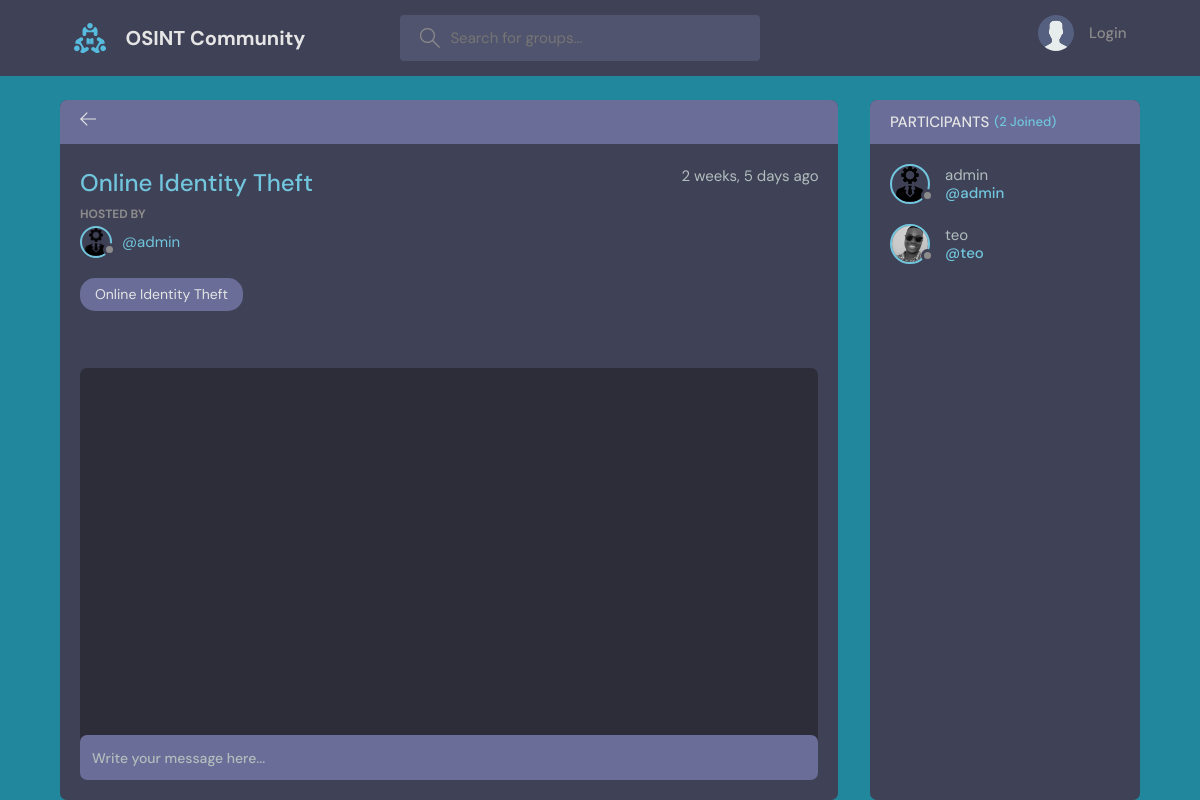
/room/8/, run on the app's committed database.
### base/models.py (models this page shows, shortened)
class Room(models.Model):
    host = models.ForeignKey(User, on_delete=models.SET_NULL ,null = True)
    topic = models.ForeignKey(Topic, on_delete=models.SET_NULL ,null = True)
    name = models.CharField(max_length=200)
    description = models.TextField(null=True, blank=True)
    participants = models.ManyToManyField(User, related_name='participants',blank=True)
    updated = models.DateTimeField(auto_now=True)
    created = models.DateTimeField(auto_now_add=True)
    class Meta:
        ordering = ['-updated','-created']

class User(AbstractUser):
    name = models.CharField(max_length=200, null=True)
    email = models.EmailField(unique=True, null=True)
    bio = models.TextField(null=True)
    avatar = models.ImageField(null=True, default="avatar.svg")
    USERNAME_FIELD = 'email'
    REQUIRED_FIELDS = ['name']

class Topic(models.Model):
    name = models.CharField(max_length=200)
    def __str__(self) -> str:
        return self.name

### base/views.py (the view, shortened to what this page needs)
# urls.py: path('room/<str:pk>/',views.room ,name="room"),
def room(request, pk):
    room = Room.objects.get(id=pk)
    room_messages = room.message_set.all().order_by('-created')
    participants = room.participants.all()
    context = {'room' : room , 'room_messages':room_messages, 'participants': participants}
    return render(request,'base/room.html',context)

### base/templates/base/room.html (shortened to what this page needs)
{% extends 'main.html' %}
{% block content %}
    <main class="profile-page layout layout--2">
      <div class="container">
        <div class="room">
          <div class="room__top">
            <div class="room__topLeft">
              <a href="{% url 'home' %}">
                <svg version="1.1" xmlns="http://www.w3.org/2000/svg" width="32" height="32" viewBox="0 0 32 32">
                  <title>arrow-left</title>
                  <path
                    d="M13.723 2.286l-13.723 13.714 13.719 13.714 1.616-1.611-10.96-10.96h27.625v-2.286h-27.625l10.965-10.965-1.616-1.607z"
                  ></path>
                </svg>
              </a>
            </div>
          </div>
          <div class="room__box scroll">
            <div class="room__header scroll">
              <div class="room__info">
                <h3>{{room.name}}</h3>
                <span>{{room.created|timesince}} ago</span>
              </div>
              <div class="room__hosted">
                <p>Hosted By</p>
                <a href="{% url 'user-profile' room.host.id %}" class="room__author">
                  <div class="avatar avatar--small">
                    <img src="{{room.host.avatar.url}}" />
                  </div>
                  <span>@{{room.host.username}}</span>
                </a>
              </div>
              <span class="room__topics">{{room.topic}}</span>
            </div>
            <div class="room__conversation">
              <div class="threads scroll">
              </div>
            </div>
          </div>
          <div class="room__message">
            <form action="" method="POST">
              <input name="body" placeholder="Write your message here..." /></form>
          </div>
        </div>
        <div class="participants">
          <h3 class="participants__top">Participants <span>({{participants.count}} Joined)</span></h3>
          <div class="participants__list scroll">
            {% for user in participants %}
            <a href="{% url 'user-profile' user.id %}" class="participant">
              <div class="avatar avatar--medium">
                <img src="{{user.avatar.url}}" />
              </div>
              <p>
                {{user.username}}
                <span>@{{user.username}}</span>
              </p>
            </a>
            {% endfor %}
          </div>
        </div>
      </div>
    </main>
{% endblock content %}

### data on the page
Room: name "Online Identity Theft", created "2 weeks, 5 days", host.avatar (picture), host.username "admin", topic "Online Identity Theft"
User: avatar (picture), username "admin"
User: avatar (picture), username "teo"

### other printed values
{{ participants.count }} "2"
